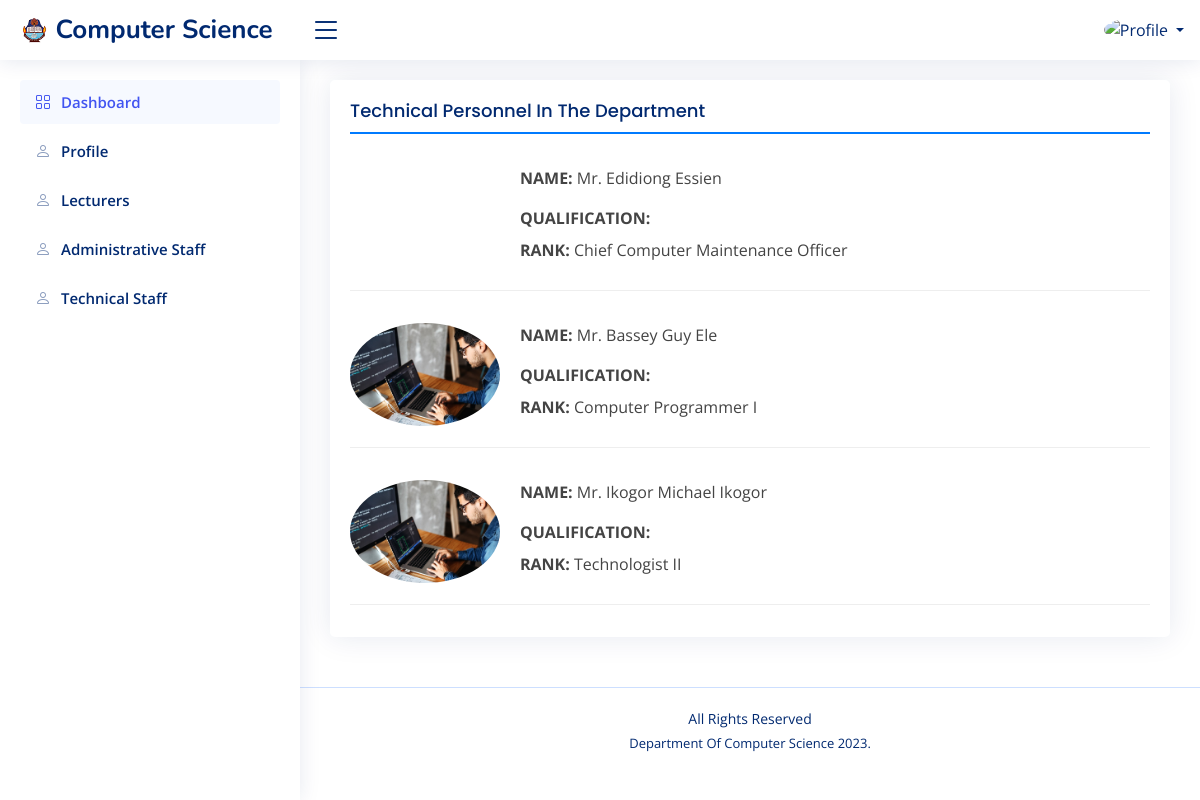
/technical, run on the app's committed database.
### department/models.py (models this page shows, shortened)
class Technical(models.Model):
    name = models.CharField(max_length=255)
    rank = models.CharField(max_length=255)
    picture = models.ImageField(upload_to='lecturer/')

### department/views.py (the view)
# urls.py: path('technical', views.Technicalpage, name='technical')
def Technicalpage(request):
    lect = Technical.objects.all()
    context = {'lect': lect}
    return render(request, 'NiceAdmin/technical.html', context)

### department/templates/NiceAdmin/technical.html (shortened to what this page needs)
{% extends 'NiceAdmin/base.html' %}
{% load static %}
{% block content %}
<main id="main" class="main">
    <div class="card">
        <div class="card-body pb-0">
            <h5 class="card-title mb-4">Technical Personnel In The Department</h5>
            <div class="news">
                {% for b in lect %}
                <div class="post-item mb-4">
                    <img src="{{ b.picture.url }}" alt="" class="profile-image">
                    <div class="text-container">
                        <p class="mb-2"><strong>NAME:</strong> {{ b.name }}</p>
                        <p class="mb-1"><strong>QUALIFICATION:</strong> {{ b.qualification }}</p>
                        <p class="mb-1"><strong>RANK:</strong> {{ b.rank }}</p>
                    </div>
                </div>
                {% empty %}
                <p>No Technical data added yet!</p>
                {% endfor %}
            </div>
        </div>
    </div>
</main>
{% endblock %}

### static/assets/css/style.css (style rules this page uses)
:root { scroll-behavior: smooth; }
h1, h2, h3, h4, h5, h6 { font-family: "Nunito", sans-serif; }
#main { margin-top: 60px; padding: 20px 30px; transition: all 0.3s; }
.card { margin-bottom: 30px; border: none; border-radius: 5px; box-shadow: 0px 0 30px rgba(1, 41, 112, 0.1); }
.card-title { padding: 20px 0 15px 0; font-size: 18px; font-weight: 500; color: #012970; font-family: "Poppins", sans-serif; }
.card-body { padding: 0 20px 20px 20px; }
@media (min-width: 1200px) { #main, #footer { margin-left: 300px; } }

### department/templates/NiceAdmin/technical.html (style rules this page uses)
.post-item { display: flex; align-items: center; border-bottom: 1px solid #eee; padding-bottom: 20px; }
.profile-image { width: 150px; height: auto; margin-right: 20px; border-radius: 50%; }
.text-container { flex: 1; }
.card-title { border-bottom: 2px solid #007bff; padding-bottom: 10px; }
.mb-1 { margin-bottom: 0.5rem !important; }
.mb-2 { margin-bottom: 1rem !important; }
.mb-4 { margin-bottom: 2rem !important; }

### data on the page
Technical: name "Mr. Edidiong Essien", rank "Chief Computer Maintenance Officer"
Technical: picture (placeholder picture), name "Mr. Bassey Guy Ele", rank "Computer Programmer I"
Technical: picture (placeholder picture), name "Mr. Ikogor Michael Ikogor", rank "Technologist II"
